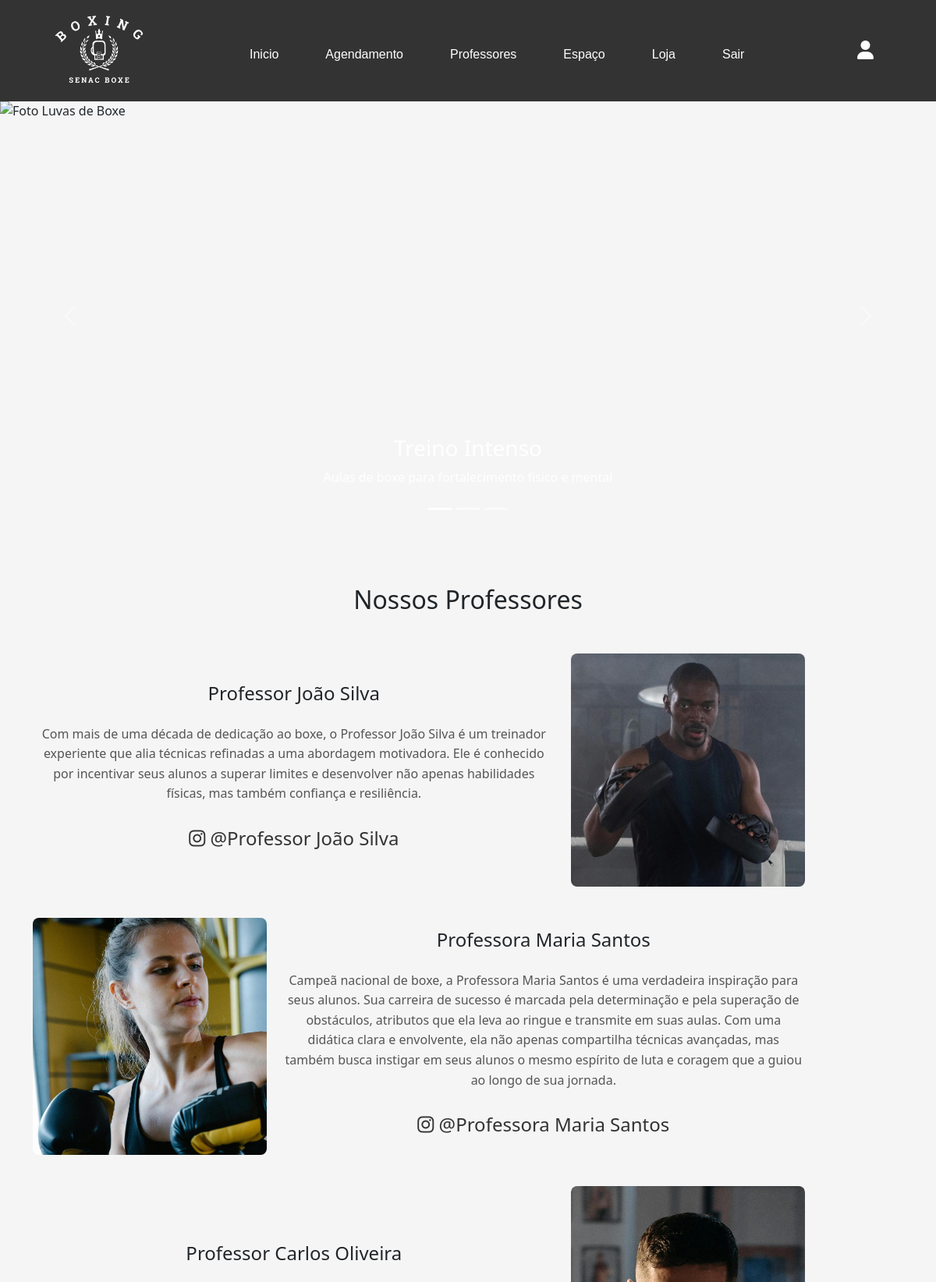
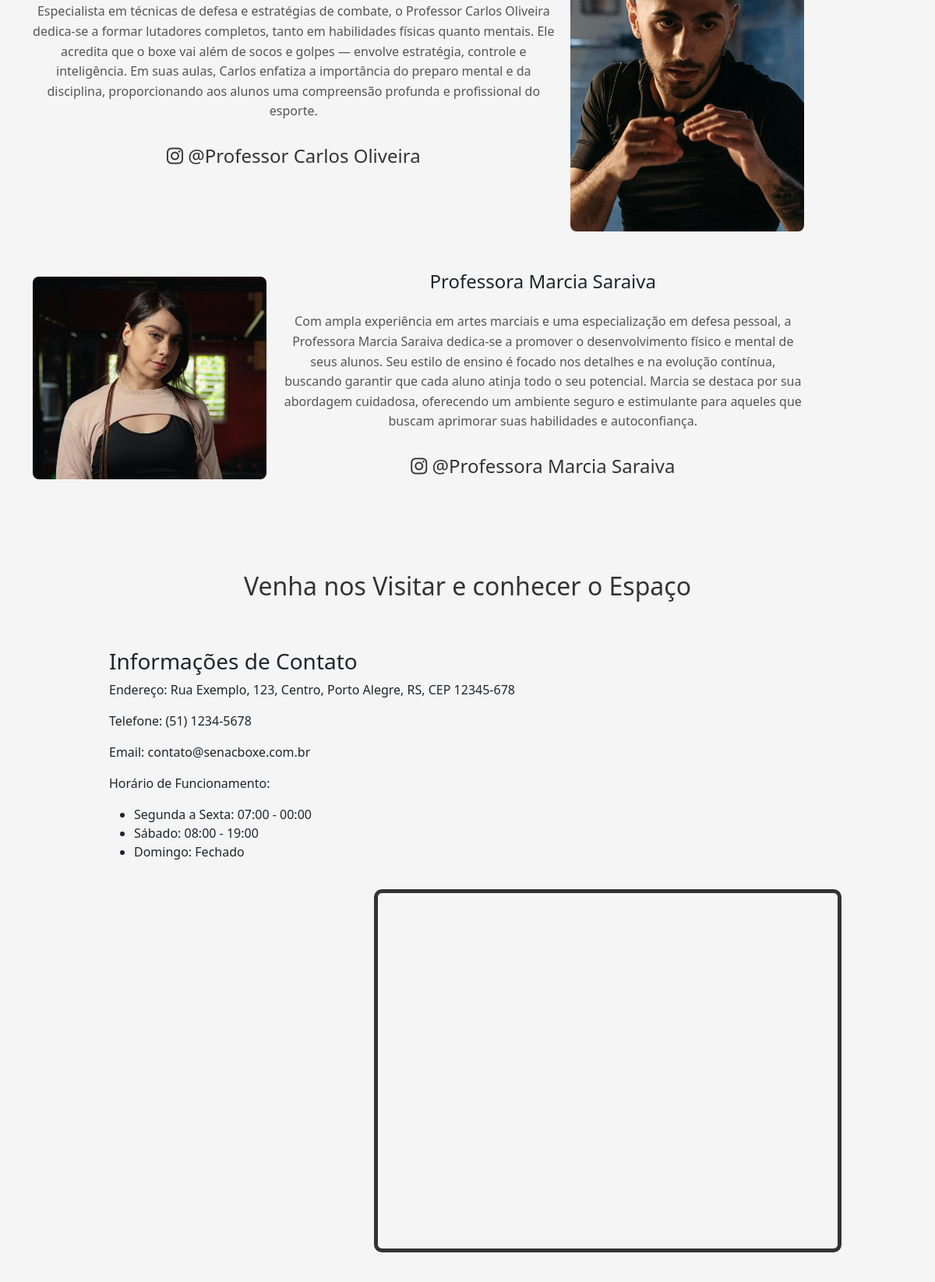
Page /academia/paginas/professores.php (upper part) on the committed database (2 pictures, top to bottom).
### tables this page shows
CREATE TABLE `professores` (
  `id` int(11) NOT NULL,
  `usuario_id` int(11) DEFAULT NULL,
  `nome` varchar(100) NOT NULL,
  `descricao` text DEFAULT NULL,
  `foto` varchar(255) DEFAULT NULL,
  `data_criacao` timestamp NOT NULL DEFAULT current_timestamp(),
  `especialidade` varchar(255) NOT NULL,
  `instagram` varchar(255) DEFAULT NULL
);

### academia/paginas/professores.php (the view, shortened to what this page needs)
<?php
require_once '../banco/conexao.php';
$sql = "SELECT * FROM professores";
$result = $conn->query($sql);
?>
<!DOCTYPE html>
<html lang="pt-br">
<head>
  <link href="https://cdn.jsdelivr.net/npm/bootstrap@5.3.3/dist/css/bootstrap.min.css" rel="stylesheet">
  <link rel="stylesheet" href="https://cdnjs.cloudflare.com/ajax/libs/font-awesome/6.0.0-beta3/css/all.min.css">
  <link rel="stylesheet" href="../CSS/professores.css">
  <link rel="stylesheet" href="../CSS/menu.css">
</head>
<body>
  <?php require('header.php'); ?>
  <?php require('carousel.php'); ?>
  <section id="professores">
    <div class="container">
      <h2 class="tituloP">Nossos Professores</h2>
      <?php while ($professor = $result->fetch_assoc()): ?>
        <div class="professor">
          <img src="../Imagens/<?php echo $professor['foto']; ?>" alt="Professor <?php echo $professor['nome']; ?>" class="professor-img">
          <div class="descricao">
            <h3><?php echo $professor['nome']; ?></h3>
            <p><?php echo $professor['descricao']; ?></p>
            <p>
              <a href="https://www.instagram.com/<?php echo $professor['instagram']; ?>" class="social-icon professor-instagram">
                <i class="fab fa-instagram"></i> @<?php echo $professor['instagram']; ?>
              </a>
            </p>
          </div>
        </div>
      <?php endwhile; ?>
    </div>
  </section>
  <?php require('mapa.php'); ?>
</body>
</html>

### academia/CSS/professores.css (style rules this page uses)
#professores { text-align: center; padding: 20px; }
.tituloP { font-size: 2em; margin-top: 50px; margin-bottom: 50px; text-align: center; }
.professor { display: flex; align-items: center; margin-bottom: 40px; text-align: left; }
.professor:nth-child(even) .professor-img { margin-left: 20px; order: 2; }
.professor-img { width: 40%; max-width: 300px; height: auto; border-radius: 8px; margin-right: 20px; }
.descricao { max-width: 60%; text-align: center; }
.descricao h3 { font-size: 1.5em; margin: 10px 0; text-align: center; }
.descricao p { margin-top: 25px; font-size: 1em; color: #555; line-height: 1.6; }
#professores .professor-instagram { color: #333; }

### academia/CSS/menu.css (style rules this page uses)
* { margin: 0; padding: 0; }
body { background-color: whitesmoke; }
.social-icon { color: #fff; font-size: 24px; margin: 0 10px; text-decoration: none; }

### rows in the picture
professores: foto (picture), nome "Professor João Silva", descricao "Com mais de uma década de dedicação ao boxe, o Professor João Silva é um treinador experiente que alia técnicas refinadas a uma abordagem motivadora. Ele é conhecido por incentivar seus alunos a superar limites e desenvolver não apenas habilidades físicas, mas também confiança e resiliência.", instagram "Professor João Silva"
professores: foto (picture), nome "Professora Maria Santos", descricao "Campeã nacional de boxe, a Professora Maria Santos é uma verdadeira inspiração para seus alunos. Sua carreira de sucesso é marcada pela determinação e pela superação de obstáculos, atributos que ela leva ao ringue e transmite em suas aulas. Com uma didática clara e envolvente, ela não apenas compartilha técnicas avançadas, mas também busca instigar em seus alunos o mesmo espírito de luta e coragem que a guiou ao longo de sua jornada.", instagram "Professora Maria Santos"
professores: foto (picture), nome "Professor Carlos Oliveira", descricao "Especialista em técnicas de defesa e estratégias de combate, o Professor Carlos Oliveira dedica-se a formar lutadores completos, tanto em habilidades físicas quanto mentais. Ele acredita que o boxe vai além de socos e golpes — envolve estratégia, controle e inteligência. Em suas aulas, Carlos enfatiza a importância do preparo mental e da disciplina, proporcionando aos alunos uma compreensão profunda e profissional do esporte.", instagram "Professor Carlos Oliveira"
professores: foto (picture), nome "Professora Marcia Saraiva", descricao "Com ampla experiência em artes marciais e uma especialização em defesa pessoal, a Professora Marcia Saraiva dedica-se a promover o desenvolvimento físico e mental de seus alunos. Seu estilo de ensino é focado nos detalhes e na evolução contínua, buscando garantir que cada aluno atinja todo o seu potencial. Marcia se destaca por sua abordagem cuidadosa, oferecendo um ambiente seguro e estimulante para aqueles que buscam aprimorar suas habilidades e autoconfiança.", instagram "Professora Marcia Saraiva"
